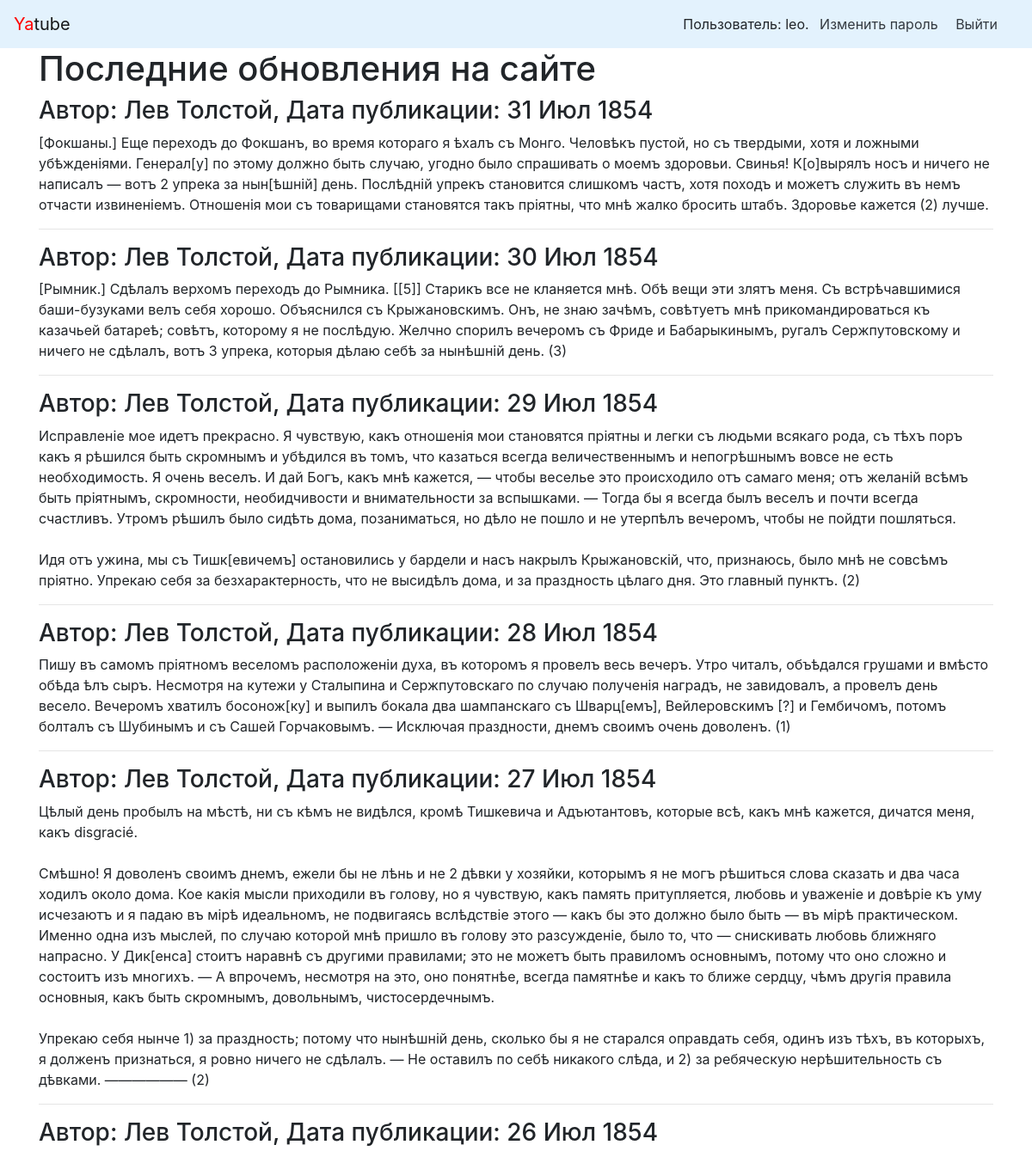
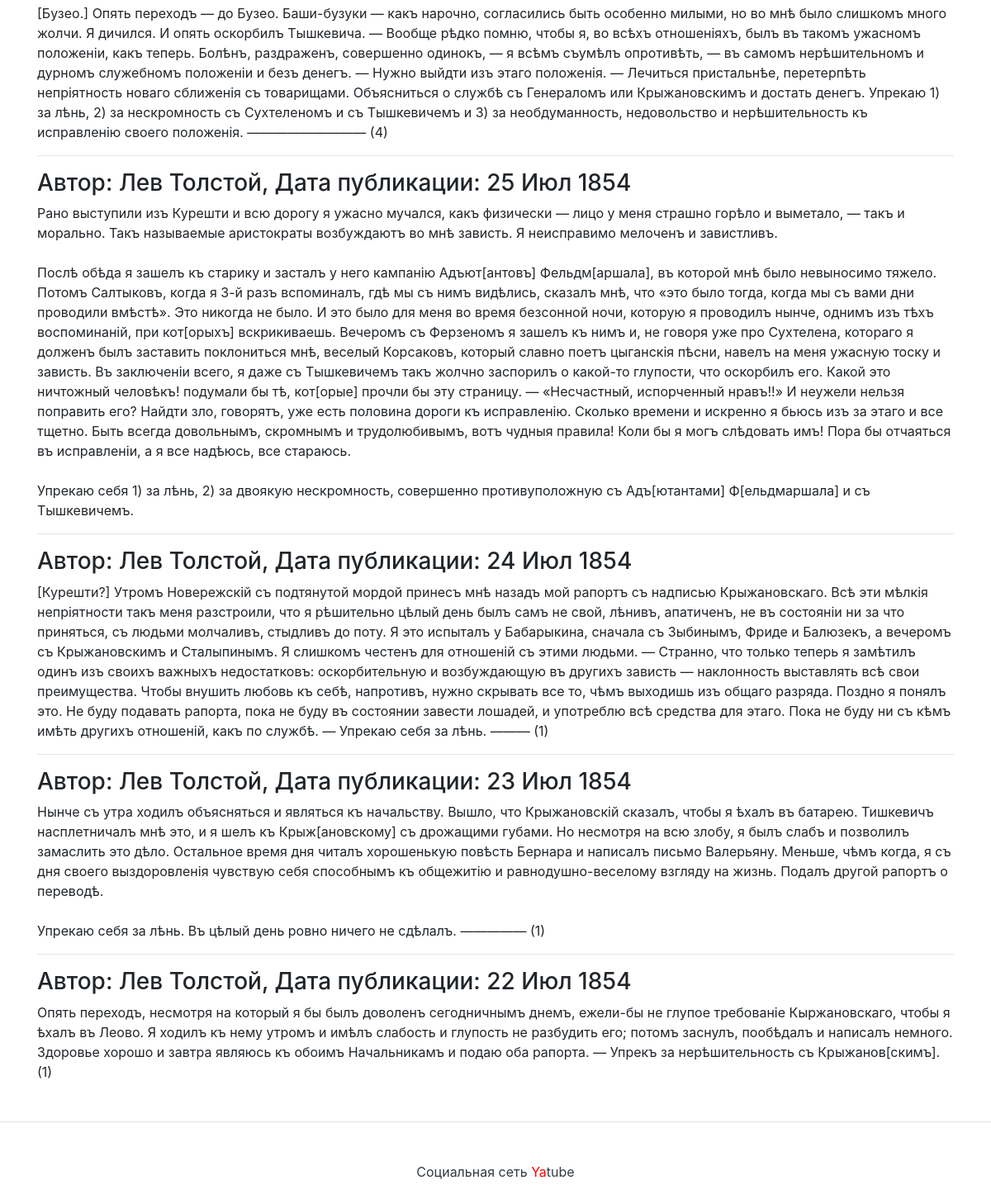
Screenshot of / (signed in) with the database file from the repository (2 pictures, top to bottom).
### posts/models.py (models this page shows)
class Post(models.Model):
    text = models.TextField()
    pub_date = models.DateTimeField('date public',auto_now_add = True)
    author = models.ForeignKey(User,on_delete = models.CASCADE,related_name='posts')

### posts/views.py (the view)
# urls.py: path('',views.index,name='index')
def index(request):
    latest = Post.objects.order_by('-pub_date')[:10]
    return render(request,'index.html',{'posts':latest})

### templates/index.html (shortened to what this page needs)
{% extends "base.html" %}
{% block header %}Последние обновления на сайте{% endblock %}
{% block content %}
{% for post in posts %}
<h3>
    Автор: {{ post.author.get_full_name  }}, Дата публикации: {{ post.pub_date|date:"d M Y"  }}
</h3>
<p>{{ post.text|linebreaksbr  }}</p>
{% if not forloop.last %}<hr>{% endif %}
    {% endfor %}
{% endblock %}

### templates/nav.html
<nav class="navbar navbar-light" style="background-color: #e3f2fd;">
<a class="navbar-brand" href="/"><span style="color:red">Ya</span>tube</a>
<nav class="my-2 my-md-0 mr-md-3">
{% if user.is_authenticated %}
    Пользователь: {{ user.username  }}.
<a class="p-2 text-dark" href="{% url 'password_change' %}">Изменить пароль</a>
<a class="p-2 text-dark" href="{% url 'logout' %}">Выйти</a>
{% else %}
<a class="p-2 text-dark" href="{% url 'login' %}">Войти</a> |
<a class="p-2 text-dark" href="{% url 'signup' %}">Регистрация</a>
        {% endif %}
        </nav>
</nav>

### rows the page displays
Post: author.get_full_name "Лев Толстой", pub_date "31 Июл 1854", text "[Фокшаны.] Еще переходъ до Фокшанъ, во время котораго я ѣхалъ съ Монго. Человѣкъ пустой, но съ твердыми, хотя и ложными убѣжденіями. Генерал[у] по этому должно быть случаю, угодно было спрашивать о моемъ здоровьи. Свинья! К[о]вырялъ носъ и ничего не написалъ — вотъ 2 упрека за нын[ѣшній] день. Послѣдній упрекъ становится слишкомъ частъ, хотя походъ и можетъ служить въ немъ отчасти извиненіемъ. Отношенія мои съ товарищами становятся такъ пріятны, что мнѣ жалко бросить штабъ. Здоровье кажется (2) лучше."
Post: author.get_full_name "Лев Толстой", pub_date "30 Июл 1854", text "[Рымник.] Сдѣлалъ верхомъ переходъ до Рымника. [[5]] Старикъ все не кланяется мнѣ. Обѣ вещи эти злятъ меня. Съ встрѣчавшимися баши-бузуками велъ себя хорошо. Объяснился съ Крыжановскимъ. Онъ, не знаю зачѣмъ, совѣтуетъ мнѣ прикомандироваться къ казачьей батареѣ; совѣтъ, которому я не послѣдую. Желчно спорилъ вечеромъ съ Фриде и Бабарыкинымъ, ругалъ Сержпутовскому и ничего не сдѣлалъ, вотъ 3 упрека, которыя дѣлаю себѣ за нынѣшній день. (3)"
Post: author.get_full_name "Лев Толстой", pub_date "29 Июл 1854", text "Исправленіе мое идетъ прекрасно. Я чувствую, какъ отношенія мои становятся пріятны и легки съ людьми всякаго рода, съ тѣхъ поръ какъ я рѣшился быть скромнымъ и убѣдился въ томъ, что казаться всегда величественнымъ и непогрѣшнымъ вовсе не есть необходимость. Я очень веселъ. И дай Богъ, какъ мнѣ кажется, — чтобы веселье это происходило отъ самаго меня; отъ желаній всѣмъ быть пріятнымъ, скромности, необидчивости и внимательности за вспышками. — Тогда бы я всегда былъ веселъ и почти всегда счастливъ. Утромъ рѣшилъ было сидѣть дома, позаниматься, но дѣло не пошло и не утерпѣлъ вечеромъ, чтобы не пойдти пошляться. Идя отъ ужина, мы съ Тишк[евичемъ] остановились у бардели и насъ накрылъ…"
Post: author.get_full_name "Лев Толстой", pub_date "28 Июл 1854", text "Пишу въ самомъ пріятномъ веселомъ расположеніи духа, въ которомъ я провелъ весь вечеръ. Утро читалъ, объѣдался грушами и вмѣсто обѣда ѣлъ сыръ. Несмотря на кутежи у Сталыпина и Сержпутовскаго по случаю полученія наградъ, не завидовалъ, а провелъ день весело. Вечеромъ хватилъ босонож[ку] и выпилъ бокала два шампанскаго съ Шварц[емъ], Вейлеровскимъ [?] и Гембичомъ, потомъ болталъ съ Шубинымъ и съ Сашей Горчаковымъ. — Исключая праздности, днемъ своимъ очень доволенъ. (1)"
Post: author.get_full_name "Лев Толстой", pub_date "27 Июл 1854", text "Цѣлый день пробылъ на мѣстѣ, ни съ кѣмъ не видѣлся, кромѣ Тишкевича и Адъютантовъ, которые всѣ, какъ мнѣ кажется, дичатся меня, какъ disgracié. Смѣшно! Я доволенъ своимъ днемъ, ежели бы не лѣнь и не 2 дѣвки у хозяйки, которымъ я не могъ рѣшиться слова сказать и два часа ходилъ около дома. Кое какія мысли приходили въ голову, но я чувствую, какъ память притупляется, любовь и уваженіе и довѣріе къ уму исчезаютъ и я падаю въ мірѣ идеальномъ, не подвигаясь вслѣдствіе этого — какъ бы это должно было быть — въ мірѣ практическом. Именно одна изъ мыслей, по случаю которой мнѣ пришло въ голову это разсужденіе, было то, что — снискивать любовь ближняго напрасно. У Дик[енса] стоитъ наравнѣ съ другими…"
Post: author.get_full_name "Лев Толстой", pub_date "26 Июл 1854", text "[Бузео.] Опять переходъ — до Бузео. Баши-бузуки — какъ нарочно, согласились быть особенно милыми, но во мнѣ было слишкомъ много жолчи. Я дичился. И опять оскорбилъ Тышкевича. — Вообще рѣдко помню, чтобы я, во всѣхъ отношеніяхъ, былъ въ такомъ ужасномъ положеніи, какъ теперь. Болѣнъ, раздраженъ, совершенно одинокъ, — я всѣмъ съумѣлъ опротивѣть, — въ самомъ нерѣшительномъ и дурномъ служебномъ положеніи и безъ денегъ. — Нужно выйдти изъ этаго положенія. — Лечиться пристальнѣе, перетерпѣть непріятность новаго сближенія съ товарищами. Объясниться о службѣ съ Генераломъ или Крыжановскимъ и достать денегъ. Упрекаю 1) за лѣнь, 2) за нескромность съ Сухтеленомъ и съ Тышкевичемъ и 3) за…"
Post: author.get_full_name "Лев Толстой", pub_date "25 Июл 1854", text "Рано выступили изъ Курешти и всю дорогу я ужасно мучался, какъ физически — лицо у меня страшно горѣло и выметало, — такъ и морально. Такъ называемые аристократы возбуждаютъ во мнѣ зависть. Я неисправимо мелоченъ и завистливъ. Послѣ обѣда я зашелъ къ старику и засталъ у него кампанію Адъют[антовъ] Фельдм[аршала], въ которой мнѣ было невыносимо тяжело. Потомъ Салтыковъ, когда я 3-й разъ вспоминалъ, гдѣ мы съ нимъ видѣлись, сказалъ мнѣ, что «это было тогда, когда мы съ вами дни проводили вмѣстѣ». Это никогда не было. И это было для меня во время безсонной ночи, которую я проводилъ нынче, однимъ изъ тѣхъ воспоминаній, при кот[орыхъ] вскрикиваешь. Вечеромъ съ Ферзеномъ я зашелъ къ нимъ и, не…"
Post: author.get_full_name "Лев Толстой", pub_date "24 Июл 1854", text "[Курешти?] Утромъ Новережскій съ подтянутой мордой принесъ мнѣ назадъ мой рапортъ съ надписью Крыжановскаго. Всѣ эти мѣлкія непріятности такъ меня разстроили, что я рѣшительно цѣлый день былъ самъ не свой, лѣнивъ, апатиченъ, не въ состояніи ни за что приняться, съ людьми молчаливъ, стыдливъ до поту. Я это испыталъ у Бабарыкина, сначала съ Зыбинымъ, Фриде и Балюзекъ, а вечеромъ съ Крыжановскимъ и Сталыпинымъ. Я слишкомъ честенъ для отношеній съ этими людьми. — Странно, что только теперь я замѣтилъ одинъ изъ своихъ важныхъ недостатковъ: оскорбительную и возбуждающую въ другихъ зависть — наклонность выставлять всѣ свои преимущества. Чтобы внушить любовь къ себѣ, напротивъ, нужно скрывать все…"
Post: author.get_full_name "Лев Толстой", pub_date "23 Июл 1854", text "Нынче съ утра ходилъ объясняться и являться къ начальству. Вышло, что Крыжановскій сказалъ, чтобы я ѣхалъ въ батарею. Тишкевичъ насплетничалъ мнѣ это, и я шелъ къ Крыж[ановскому] съ дрожащими губами. Но несмотря на всю злобу, я былъ слабъ и позволилъ замаслить это дѣло. Остальное время дня читалъ хорошенькую повѣсть Бернара и написалъ письмо Валерьяну. Меньше, чѣмъ когда, я съ дня своего выздоровленія чувствую себя способнымъ къ общежитію и равнодушно-веселому взгляду на жизнь. Подалъ другой рапортъ о переводѣ. Упрекаю себя за лѣнь. Въ цѣлый день ровно ничего не сдѣлалъ. ————— (1)"
Post: author.get_full_name "Лев Толстой", pub_date "22 Июл 1854", text "Опять переходъ, несмотря на который я бы былъ доволенъ сегодничнымъ днемъ, ежели-бы не глупое требованіе Кыржановскаго, чтобы я ѣхалъ въ Леово. Я ходилъ къ нему утромъ и имѣлъ слабость и глупость не разбудить его; потомъ заснулъ, пообѣдалъ и написалъ немного. Здоровье хорошо и завтра являюсь къ обоимъ Начальникамъ и подаю оба рапорта. — Упрекъ за нерѣшительность съ Крыжанов[скимъ]. (1)"

### other values shown
{{ user.username }} "leo"
